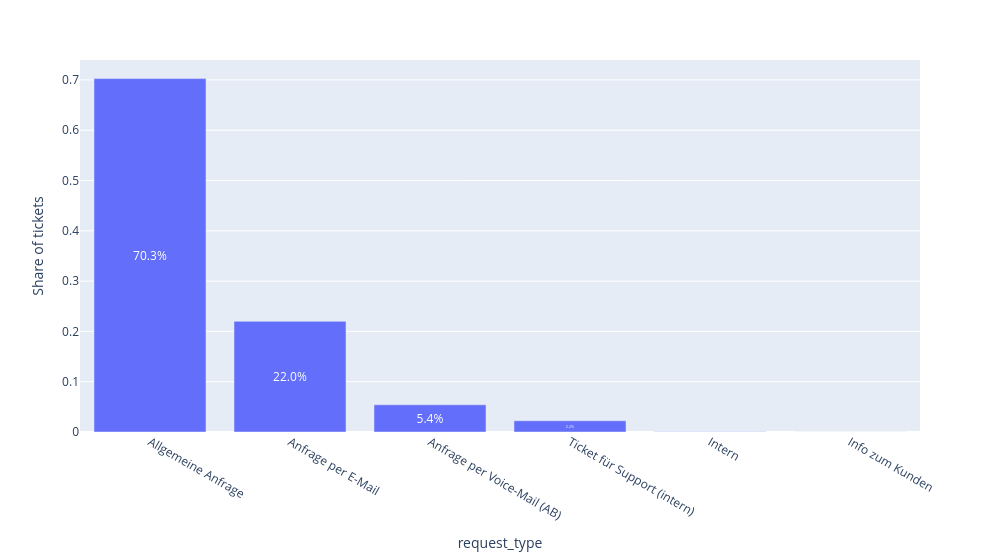

Source (notebook cell):
### Code cell
# Plot request_type in bar chart
result = df[df["request_type"] != ""]["request_type"].value_counts().reset_index()
result["count"] = result["count"] / result["count"].sum()
fig = px.bar(result, x="request_type", y="count", text="count")
# set width of plot
# add share as labels inside of bars, as percentage
fig.update_traces(
    textposition="inside", insidetextanchor="middle", texttemplate="%{text:.1%}"
)
fig.update_layout(width=1000)
# add y axis label
fig.update_yaxes(title_text="Share of tickets")
fig.show()

### Figure 1 — Plotly figure (JSON) as saved in the notebook; plotly's stock layout.template omitted (floating-point values rounded to 4 significant figures)
{"data": [{"hovertemplate": "request_type=%{x}<br>count=%{text}<extra></extra>", "insidetextanchor": "middle", "legendgroup": "", "marker": {"color": "#636efa", "pattern": {"shape": ""}}, "name": "", "orientation": "v", "showlegend": false, "text": [0.7026, 0.2201, 0.05406, 0.02243, 0.0006007, 0.0002002], "textposition": "inside", "texttemplate": "%{text:.1%}", "type": "bar", "x": ["Allgemeine Anfrage", "Anfrage per E-Mail", "Anfrage per Voice-Mail (AB)", "Ticket für Support (intern)", "Intern", "Info zum Kunden"], "xaxis": "x", "y": [0.7026, 0.2201, 0.05406, 0.02243, 0.0006007, 0.0002002], "yaxis": "y"}], "layout": {"barmode": "relative", "legend": {"tracegroupgap": 0}, "margin": {"t": 60}, "width": 1000, "xaxis": {"anchor": "y", "domain": [0, 1], "title": {"text": "request_type"}}, "yaxis": {"anchor": "x", "domain": [0, 1], "title": {"text": "Share of tickets"}}}}
